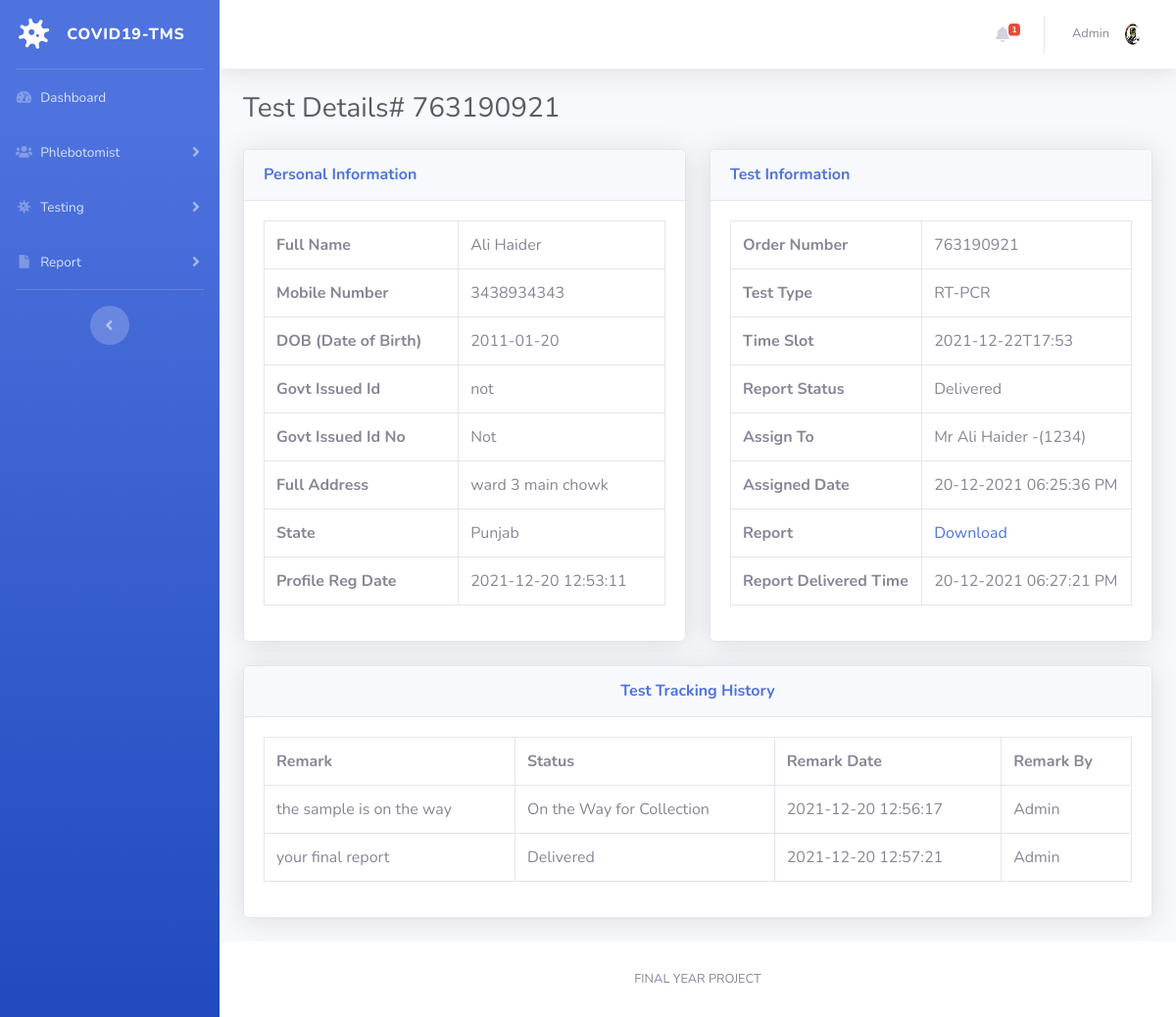
Screenshot of /covid-tms/patient-report-details.php?tid=10&&oid=763190921 (signed in) with the database file from the repository.
### tables this page shows
CREATE TABLE `tbltestrecord` (
  `id` int(11) NOT NULL,
  `OrderNumber` bigint(14) DEFAULT NULL,
  `PatientMobileNumber` bigint(14) DEFAULT NULL,
  `TestType` varchar(100) DEFAULT NULL,
  `TestTimeSlot` varchar(120) DEFAULT NULL,
  `ReportStatus` varchar(100) DEFAULT NULL,
  `FinalReport` varchar(150) DEFAULT NULL,
  `ReportUploadTime` varchar(200) DEFAULT NULL,
  `RegistrationDate` timestamp NULL DEFAULT current_timestamp(),
  `AssignedtoEmpId` varchar(150) DEFAULT NULL,
  `AssigntoName` varchar(180) DEFAULT NULL,
  `AssignedTime` varchar(100) DEFAULT NULL
);

CREATE TABLE `tblpatients` (
  `id` int(11) NOT NULL,
  `FullName` varchar(120) DEFAULT NULL,
  `MobileNumber` bigint(12) DEFAULT NULL,
  `DateOfBirth` date DEFAULT NULL,
  `GovtIssuedId` varchar(150) DEFAULT NULL,
  `GovtIssuedIdNo` varchar(150) DEFAULT NULL,
  `FullAddress` varchar(255) DEFAULT NULL,
  `State` varchar(200) DEFAULT NULL,
  `RegistrationDate` timestamp NOT NULL DEFAULT current_timestamp()
);

CREATE TABLE `tblreporttracking` (
  `id` int(11) NOT NULL,
  `OrderNumber` bigint(40) DEFAULT NULL,
  `Remark` varchar(255) DEFAULT NULL,
  `Status` varchar(120) DEFAULT NULL,
  `PostingTime` timestamp NULL DEFAULT current_timestamp(),
  `RemarkBy` int(5) DEFAULT NULL
);

### covid-tms/patient-report-details.php (the view, shortened to what this page needs)
<?php session_start();
include_once('includes/config.php');
?>
<!DOCTYPE html>
<html lang="en">
<head>
    <link href="vendor/fontawesome-free/css/all.min.css" rel="stylesheet" type="text/css">
    <link href="css/sb-admin-2.min.css" rel="stylesheet">
</head>
<body id="page-top">
    <div id="wrapper">
<?php include_once('includes/sidebar.php');?>
        <div id="content-wrapper" class="d-flex flex-column">
            <div id="content">
          <?php include_once('includes/topbar.php');?>
                <div class="container-fluid">
                    <h1 class="h3 mb-4 text-gray-800">Test Details# <?php echo intval($_GET['oid']);?></h1>
<div class="row">
<?php
$testid=intval($_GET['tid']);
$query=mysqli_query($con,"select * from tbltestrecord
join tblpatients on tblpatients.MobileNumber=tbltestrecord.PatientMobileNumber
where  tbltestrecord.id='$testid'");
while($row=mysqli_fetch_array($query)){
    ?>
                        <div class="col-lg-6">
                            <div class="card shadow mb-4">
                                <div class="card-header py-3">
                                    <h6 class="m-0 font-weight-bold text-primary">Personal Information</h6>
                                </div>
                                <div class="card-body">
 <table class="table table-bordered"  width="100%" cellspacing="0">
    <tr>
    <th>Full Name</th>
    <td><?php echo $row['FullName'];?></td>
    </tr>
     <tr>
    <th>Mobile Number</th>
    <td><?php echo $row['MobileNumber'];?></td>
    </tr>
     <tr>
    <th>DOB (Date of Birth)</th>
    <td><?php echo $row['DateOfBirth'];?></td>
    </tr>
     <tr>
    <th>Govt Issued Id</th>
    <td><?php echo $row['GovtIssuedId'];?></td>
    </tr>
     <tr>
    <th>Govt Issued Id No</th>
    <td><?php echo $row['GovtIssuedIdNo'];?></td>
    </tr>
     <tr>
    <th>Full Address</th>
    <td><?php echo $row['FullAddress'];?></td>
    </tr>
    <tr>
    <th>State</th>
    <td><?php echo $row['State'];?></td>
    </tr>
    <tr>
    <th>Profile Reg Date</th>
    <td><?php echo $row['RegistrationDate'];?></td>
    </tr>
 </table>
                                </div>
                            </div>
                        </div>
                         <div class="col-lg-6">
                            <div class="card shadow mb-4">
                                <div class="card-header py-3">
                                    <h6 class="m-0 font-weight-bold text-primary">Test Information</h6>
                                </div>
                                <div class="card-body">
 <table class="table table-bordered"  width="100%" cellspacing="0">
    <tr>
    <th>Order Number</th>
    <td><?php echo $row['OrderNumber'];?></td>
    </tr>
    <tr>
    <th>Test Type</th>
    <td><?php echo $row['TestType'];?></td>
    </tr>
    <tr>
    <th>Time Slot</th>
    <td><?php echo $row['TestTimeSlot'];?></td>
    </tr>
 <tr>
    <th>Report Status</th>
    <td><?php if($row['ReportStatus']==''):
              echo "Not Processed yet";
          else:
           echo $row['ReportStatus'];
          endif;
    ?></td>
    </tr>
<?php if($row['AssignedtoEmpId']!=''):?>
  <tr>
    <th>Assign To</th>
    <td><?php echo $row['AssigntoName'];?>-(<?php echo $row['AssignedtoEmpId'];?>)</td>
    </tr>
    <tr>
    <th>Assigned Date</th>
    <td><?php echo $row['AssignedTime'];?></td>
    </tr>
<?php endif;?>
<?php if($row['FinalReport']!=''):?>
  <tr>
    <th>Report</th>
    <td><a href="reportfiles/<?php echo $row['FinalReport'];?>" target="_blank">Download</a></td>
    </tr>
    <tr>
    <th>Report Delivered Time</th>
    <td><?php echo $row['ReportUploadTime'];?></td>
    </tr>
<?php endif;?>
</table>
                    </div>
                            </div>
                        </div>
                    </div>
                <?php } ?>
<?php
$orderid=intval($_GET['oid']);
$ret=mysqli_query($con,"select * from tblreporttracking
join tbladmin on tbladmin.ID=tblreporttracking.RemarkBy
where tblreporttracking.OrderNumber='$orderid'");
$num=mysqli_num_rows($ret);
?>
<div class="row">
                         <div class="col-lg-12">
                            <div class="card shadow mb-4">
                                <div class="card-header py-3">
                                    <h6 class="m-0 font-weight-bold text-primary" align="center">Test  Tracking History</h6>
                                </div>
                                <div class="card-body">
<?php if($num>0){
?>
 <table class="table table-bordered"  width="100%" cellspacing="0">
<tr>
    <th>Remark</th>
    <th>Status</th>
    <th>Remark Date</th>
    <th>Remark By</th>
<?php while($result=mysqli_fetch_array($ret)){?>
</tr>
    <tr>
    <td><?php echo $result['Remark'];?></td>
    <td><?php echo $result['Status'];?></td>
    <td><?php echo $result['PostingTime'];?></td>
    <td><?php echo $result['AdminName'];?></td>
    </tr>
<?php } ?>
</table>
         <?php
     } else { ?>
<h4 align="center" style="color:red"> No Tracking history found </h4>
         <?php } ?>
                                </div>
                            </div>
                        </div>
                    </div>
                </div>
            </div>
           <?php include_once('includes/footer.php');?>
        </div>
    </div>
</body>
</html>

### covid-tms/includes/topbar.php (shortened to what this page needs)
      <nav class="navbar navbar-expand navbar-light bg-white topbar mb-4 static-top shadow">
            <?php if($_SESSION['aid']):?>
                    <ul class="navbar-nav ml-auto">
<?php $query=mysqli_query($con,"select * from tbltestrecord where ReportStatus is null");
$count=mysqli_num_rows($query);
?>
                        <li class="nav-item dropdown no-arrow mx-1">
                            <a class="nav-link dropdown-toggle" href="#" id="alertsDropdown" role="button"
                                data-toggle="dropdown" aria-haspopup="true" aria-expanded="false">
                                <i class="fas fa-bell fa-fw"></i>
                                <span class="badge badge-danger badge-counter"><?php echo $count;?></span>
                            </a>
                        </li>
                        <li class="nav-item dropdown no-arrow">
                            <a class="nav-link dropdown-toggle" href="#" id="userDropdown" role="button"
                                data-toggle="dropdown" aria-haspopup="true" aria-expanded="false">
                <?php
$adid=$_SESSION['aid'];
$ret1=mysqli_query($con,"select AdminName from tbladmin where ID='$adid'");
while($row1=mysqli_fetch_array($ret1)){
?>
                                <span class="mr-2 d-none d-lg-inline text-gray-600 small"><?php  echo $row1['AdminName'];?></span>
                           <?php } ?>
                                <img class="img-profile rounded-circle"
                                    src="img/logo.jpg">
                            </a>
                        </li>
                    </ul>
                <?php endif;?>
                </nav>

### rows the page displays
tbltestrecord: tblpatients.FullName "Ali Haider", tblpatients.MobileNumber "3438934343", tblpatients.DateOfBirth "2011-01-20", tblpatients.GovtIssuedId "not", tblpatients.GovtIssuedIdNo "Not", tblpatients.FullAddress "ward 3 main chowk", tblpatients.State "Punjab", tblpatients.RegistrationDate "2021-12-20 12:53:11", OrderNumber "763190921", TestType "RT-PCR", TestTimeSlot "2021-12-22T17:53", ReportStatus "Delivered", AssigntoName "Mr Ali Haider", AssignedtoEmpId "1234", AssignedTime "20-12-2021 06:25:36 PM", ReportUploadTime "20-12-2021 06:27:21 PM"
tblreporttracking: Remark "the sample is on the way", Status "On the Way for Collection", PostingTime "2021-12-20 12:56:17", tbladmin.AdminName "Admin"
tblreporttracking: Remark "your final report", Status "Delivered", PostingTime "2021-12-20 12:57:21", tbladmin.AdminName "Admin"

### other values shown
$count "1"
$row1['AdminName'] "Admin"
$_GET['oid'] "763190921"
